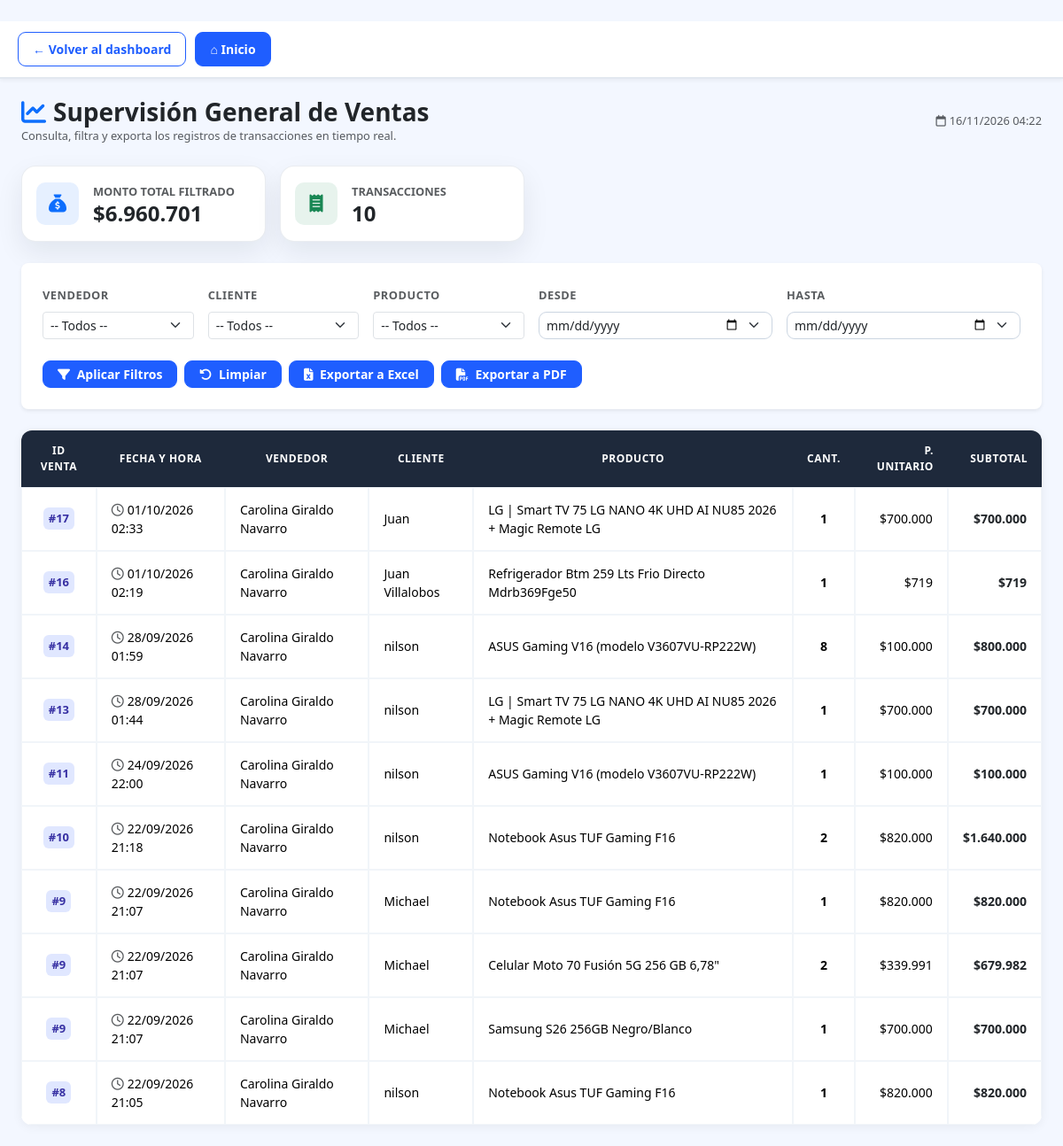
/Supervisor/supervisar_ventas.php (signed in), run on the app's committed database.
### tables this page shows
CREATE TABLE `Ventas` (
  `id_ventas` int(11) NOT NULL,
  `id_funcionario` int(11) DEFAULT NULL,
  `id_cliente` int(11) DEFAULT NULL,
  `id_medio_pago` int(11) DEFAULT NULL,
  `total_venta` decimal(10,2) NOT NULL,
  `fecha_hora` datetime NOT NULL DEFAULT current_timestamp(),
  `ip_origen` varchar(45) DEFAULT NULL,
  `logs_seguridad` text DEFAULT NULL
);

CREATE TABLE `Clientes` (
  `id_cliente` int(11) NOT NULL,
  `nombre` varchar(45) NOT NULL,
  `apellidos` varchar(45) NOT NULL,
  `rut` varchar(13) NOT NULL,
  `correo` varchar(45) NOT NULL,
  `telefono` varchar(45) NOT NULL,
  `clave` varchar(255) NOT NULL
);

CREATE TABLE `Productos` (
  `id_producto` int(11) NOT NULL,
  `id_categorias` int(11) NOT NULL,
  `nombre` varchar(255) NOT NULL,
  `descripcion` text NOT NULL,
  `precio` int(11) NOT NULL,
  `stock` int(11) NOT NULL,
  `imagen` varchar(255) DEFAULT NULL,
  `codigo` varchar(50) DEFAULT NULL,
  `activo` tinyint(1) NOT NULL DEFAULT 1
);

CREATE TABLE `Detalle_Ventas` (
  `id_detalle` int(11) NOT NULL,
  `id_ventas` int(11) NOT NULL,
  `id_producto` int(11) NOT NULL,
  `cantidad` int(11) NOT NULL,
  `precio_unitario` decimal(10,2) NOT NULL,
  `subtotal` decimal(10,2) NOT NULL
);

### Supervisor/supervisar_ventas.php (the view, shortened to what this page needs)
<?php
require_once __DIR__ . '/../funciones/navegacion.php';
$pdo = conectar();
$f_desde    =$_GET['fecha_desde'] ?? '';
$f_hasta    =$_GET['fecha_hasta'] ?? '';
$sql = "SELECT
            v.id_ventas,
            v.fecha_hora,
            CONCAT(f.nombre, ' ', f.apellido) AS vendedor,
            c.nombre AS cliente,
            p.nombre AS producto,
            dv.cantidad,
            dv.precio_unitario,
            dv.subtotal
        FROM Ventas v
        INNER JOIN funcionarios f ON v.id_funcionario = f.id_funcionario
        INNER JOIN Clientes c ON v.id_cliente = c.id_cliente
        INNER JOIN Detalle_Ventas dv ON v.id_ventas = dv.id_ventas
        INNER JOIN Productos p ON dv.id_producto = p.id_producto
        WHERE 1=1";
$params = [];
$sql .= " ORDER BY v.fecha_hora DESC";
$stmt = $pdo->prepare($sql);
$stmt->execute($params);
$ventas =$stmt->fetchAll();
$total_registros = count($ventas);
$suma_monto_total = array_sum(array_column($ventas, 'subtotal'));
?>
<!DOCTYPE html>
<html lang="es">
<head>
    <link href="https://cdn.jsdelivr.net/npm/bootstrap@5.3.2/dist/css/bootstrap.min.css" rel="stylesheet">
    <link href="https://cdnjs.cloudflare.com/ajax/libs/font-awesome/6.4.2/css/all.min.css" rel="stylesheet">
    <link rel="stylesheet" href="../css/supervisor.css?v=1.0">
    <link rel="stylesheet" href="../css/navegacion.css">
    <link rel="stylesheet" href="../css/marketplus-theme.css?v=1">
</head>
<body class="py-4">
    <div class="container-fluid px-4" id="area-reporte">
        <div class="d-flex justify-content-between align-items-center mb-4">
            <div>
                <h3 class="fw-bold text-dark m-0"><i class="fa-solid fa-chart-line text-primary me-2"></i>Supervisión General de Ventas</h3>
                <p class="text-muted small mb-0">Consulta, filtra y exporta los registros de transacciones en tiempo real.</p>
            </div>
            <div class="text-end text-muted small">
                <span><i class="fa-regular fa-calendar me-1"></i><?= date('d/m/Y H:i') ?></span>
            </div>
        </div>
        <div class="row g-3 mb-4">
            <div class="col-md-6 col-lg-3">
                <div class="card card-kpi bg-white p-3">
                    <div class="d-flex align-items-center">
                        <div class="kpi-icon bg-primary bg-opacity-10 text-primary me-3">
                            <i class="fa-solid fa-sack-dollar"></i>
                        </div>
                        <div>
                            <span class="text-muted small fw-semibold text-uppercase">Monto Total Filtrado</span>
                            <h4 class="fw-bold text-dark mb-0">$<?= number_format($suma_monto_total, 0, ',', '.') ?></h4>
                        </div>
                    </div>
                </div>
            </div>
            <div class="col-md-6 col-lg-3">
                <div class="card card-kpi bg-white p-3">
                    <div class="d-flex align-items-center">
                        <div class="kpi-icon bg-success bg-opacity-10 text-success me-3">
                            <i class="fa-solid fa-receipt"></i>
                        </div>
                        <div>
                            <span class="text-muted small fw-semibold text-uppercase">Transacciones</span>
                            <h4 class="fw-bold text-dark mb-0"><?= $total_registros ?></h4>
                        </div>
                    </div>
                </div>
            </div>
        </div>
        <div class="card border-0 shadow-sm rounded-3 mb-4 no-print">
            <div class="card-body p-4">
                <form id="form-filtros" method="GET" action="supervisar_ventas.php">
                    <div class="row g-3">
                        <div class="col-md-4 col-lg-2">
                            <label class="form-label small fw-bold text-muted">VENDEDOR</label>
                            <select name="vendedor" class="form-select form-select-sm">
                                <option value="">-- Todos --</option>
                            </select>
                        </div>
                        <div class="col-md-4 col-lg-2">
                            <label class="form-label small fw-bold text-muted">CLIENTE</label>
                            <select name="cliente" class="form-select form-select-sm">
                                <option value="">-- Todos --</option>
                            </select>
                        </div>
                        <div class="col-md-4 col-lg-2">
                            <label class="form-label small fw-bold text-muted">PRODUCTO</label>
                            <select name="producto" class="form-select form-select-sm">
                                <option value="">-- Todos --</option>
                            </select>
                        </div>
                        <div class="col-md-6 col-lg-3">
                            <label class="form-label small fw-bold text-muted">DESDE</label>
                            <input type="date" name="fecha_desde" class="form-select form-select-sm" value="<?= htmlspecialchars($f_desde) ?>">
                        </div>
                        <div class="col-md-6 col-lg-3">
                            <label class="form-label small fw-bold text-muted">HASTA</label>
                            <input type="date" name="fecha_hasta" class="form-select form-select-sm" value="<?= htmlspecialchars($f_hasta) ?>">
                        </div>
                    </div>
                    <div class="d-flex gap-2 mt-4 flex-wrap">
                        <button type="submit" class="btn btn-primary btn-sm px-3 fw-semibold">
                            <i class="fa-solid fa-filter me-1"></i> Aplicar Filtros
                        </button>
                        <a href="supervisar_ventas.php" class="btn btn-outline-secondary btn-sm px-3 fw-semibold">
                            <i class="fa-solid fa-rotate-left me-1"></i> Limpiar
                        </a>
                        <a href="exportar_ventas.php?<?= http_build_query($_GET) ?>" class="btn btn-success btn-sm px-3 fw-semibold">
                            <i class="fa-solid fa-file-excel me-1"></i> Exportar a Excel
                        </a>
                        <button type="button" onclick="exportarPDF()" class="btn btn-danger btn-sm px-3 fw-semibold">
                            <i class="fa-solid fa-file-pdf me-1"></i> Exportar a PDF
                        </button>
                    </div>
                </form>
            </div>
        </div>
        <div class="table-responsive">
            <table class="table table-hover align-middle mb-0">
                <thead>
                    <tr>
                        <th class="text-center">ID Venta</th>
                        <th>Fecha y Hora</th>
                        <th>Vendedor</th>
                        <th>Cliente</th>
                        <th>Producto</th>
                        <th class="text-center">Cant.</th>
                        <th class="text-end">P. Unitario</th>
                        <th class="text-end">Subtotal</th>
                    </tr>
                </thead>
                <tbody>
                    <?php if (empty($ventas)): ?>
                        <tr>
                            <td colspan="8" class="text-center text-muted py-5">
                                <i class="fa-solid fa-folder-open fa-2x mb-2 d-block"></i>
                                No se encontraron registros de ventas con los filtros aplicados.
                            </td>
                        </tr>
                    <?php else: ?>
                        <?php foreach ($ventas as$row): ?>
                            <tr>
                                <td class="text-center"><span class="badge-id">#<?= $row['id_ventas'] ?></span></td>
                                <td><i class="fa-regular fa-clock text-muted me-1"></i><?= date('d/m/Y H:i', strtotime($row['fecha_hora'])) ?></td>
                                <td><?= htmlspecialchars($row['vendedor']) ?></td>
                                <td><?= htmlspecialchars($row['cliente']) ?></td>
                                <td><?= htmlspecialchars($row['producto']) ?></td>
                                <td class="text-center fw-semibold"><?= $row['cantidad'] ?></td>
                                <td class="text-end">$<?= number_format($row['precio_unitario'], 0, ',', '.') ?></td>
                                <td class="text-end fw-bold text-dark">$<?= number_format($row['subtotal'], 0, ',', '.') ?></td>
                            </tr>
                        <?php endforeach; ?>
                    <?php endif; ?>
                </tbody>
            </table>
        </div>
    </div>
</body>
</html>

### css/supervisor.css (style rules this page uses)
:root { --bg-body: #f4f6f9; --table-header-bg: #1e293b; --badge-id-bg: #e0e7ff; --badge-id-color: #3730a3; --shadow-sm: 0 2px 12px rgba(0, 0, 0, 0.06); }
body { background-color: var(--bg-body); font-family: 'Segoe UI', system-ui, -apple-system, sans-serif; }
.card-kpi { border: none; border-radius: 12px; box-shadow: var(--shadow-sm); transition: transform 0.2s ease, box-shadow 0.2s ease; }
.kpi-icon { width: 48px; height: 48px; border-radius: 10px; display: flex; align-items: center; justify-content: center; font-size: 20px; }
.table-responsive { border-radius: 12px; box-shadow: var(--shadow-sm); background: #ffffff; overflow: hidden; }
.table { margin-bottom: 0; }
.table th { background-color: var(--table-header-bg) !important; color: #ffffff !important; font-size: 12px; text-transform: uppercase; letter-spacing: 0.5px; padding: 14px 16px; border: none; vertical-align: middle; }
.table td { padding: 14px 16px; vertical-align: middle; font-size: 14px; border-color: #f1f5f9; }
.badge-id { background-color: var(--badge-id-bg); color: var(--badge-id-color); font-weight: 700; padding: 5px 10px; border-radius: 6px; font-size: 13px; display: inline-block; }
.form-label { letter-spacing: 0.5px; }
body { font-family: Arial, sans-serif; font-size: 11pt; }
table { border-collapse: collapse; width: 100%; }
th { background-color: #1e293b; color: #ffffff; font-weight: bold; padding: 10px; border: 1px solid #334155; text-align: center; font-size: 10pt; }
td { padding: 8px 10px; border: 1px solid #e2e8f0; vertical-align: middle; font-size: 10pt; }
.text-center { text-align: center; }
.badge-id { background-color: #e0e7ff; color: #3730a3; font-weight: bold; padding: 3px 6px; }

### css/marketplus-theme.css (style rules this page uses)
:root { --mp-primary: #1f5eff; --mp-primary-dark: #173fbf; --mp-secondary: #0f172a; --mp-accent: #14b8a6; --mp-background: #f3f7ff; --mp-surface: #ffffff; --mp-text: #0f172a; --mp-muted: #64748b; --mp-border: #e2e8f0; --mp-shadow: 0 12px 30px rgba(15, 23, 42, 0.08); }
html { scroll-behavior: smooth; }
body { background: var(--mp-background); color: var(--mp-text); font-family: "Segoe UI", Tahoma, Geneva, Verdana, sans-serif; }
h1, h2, h3, h4, h5, h6 { color: var(--mp-secondary); line-height: 1.25; }
a { transition: color 0.18s ease, background-color 0.18s ease, border-color 0.18s ease; }
.container-fluid { width: min(100%, 1480px); margin-left: auto; margin-right: auto; }
.card, .panel-card, .login-card, .module-card, .tarjeta-formulario, .card-container, .tabla-container, .export-card { border: 1px solid rgba(148, 163, 184, 0.2); border-radius: 16px; background-color: var(--mp-surface); box-shadow: var(--mp-shadow); }
.card, .panel-card { overflow: hidden; }
button, .btn, .btn-submit, .btn-primario, .mp-btn { border-radius: 9px; font-weight: 650; transition: background-color 0.18s ease, border-color 0.18s ease, box-shadow 0.18s ease, transform 0.18s ease; }
.btn, .btn-submit, .btn-primario, .btn-primary, .mp-btn-primary { background-color: var(--mp-primary); border-color: var(--mp-primary); color: #ffffff; }
input:not([type="checkbox"]):not([type="radio"]):not([type="submit"]), select, textarea { border: 1px solid #cbd5e1; border-radius: 9px; }
table { border-collapse: separate; border-spacing: 0; }
thead th { background-color: #eaf0ff; color: var(--mp-secondary); font-weight: 700; }
tbody tr:nth-child(even) { background-color: #f8faff; }
td, th { border-color: var(--mp-border); }
.table-wrap, .table-responsive, .table-scroll { max-width: 100%; overflow-x: auto; border-radius: 12px; }

### data on the page
ventas: id_ventas "17", fecha_hora "01/10/2026 02:33", vendedor "Carolina Giraldo Navarro", id_cliente.nombre "Juan", productos.nombre "LG | Smart TV 75 LG NANO 4K UHD AI NU85 2026 + Magic Remote LG", detalle_ventas.cantidad "1", detalle_ventas.precio_unitario "700.000", detalle_ventas.subtotal "700.000"
ventas: id_ventas "16", fecha_hora "01/10/2026 02:19", vendedor "Carolina Giraldo Navarro", id_cliente.nombre "Juan Villalobos", productos.nombre "Refrigerador Btm 259 Lts Frio Directo Mdrb369Fge50", detalle_ventas.cantidad "1", detalle_ventas.precio_unitario "719", detalle_ventas.subtotal "719"
ventas: id_ventas "14", fecha_hora "28/09/2026 01:59", vendedor "Carolina Giraldo Navarro", id_cliente.nombre "nilson", productos.nombre "ASUS Gaming V16 (modelo V3607VU-RP222W)", detalle_ventas.cantidad "8", detalle_ventas.precio_unitario "100.000", detalle_ventas.subtotal "800.000"
ventas: id_ventas "13", fecha_hora "28/09/2026 01:44", vendedor "Carolina Giraldo Navarro", id_cliente.nombre "nilson", productos.nombre "LG | Smart TV 75 LG NANO 4K UHD AI NU85 2026 + Magic Remote LG", detalle_ventas.cantidad "1", detalle_ventas.precio_unitario "700.000", detalle_ventas.subtotal "700.000"
ventas: id_ventas "11", fecha_hora "24/09/2026 22:00", vendedor "Carolina Giraldo Navarro", id_cliente.nombre "nilson", productos.nombre "ASUS Gaming V16 (modelo V3607VU-RP222W)", detalle_ventas.cantidad "1", detalle_ventas.precio_unitario "100.000", detalle_ventas.subtotal "100.000"
ventas: id_ventas "10", fecha_hora "22/09/2026 21:18", vendedor "Carolina Giraldo Navarro", id_cliente.nombre "nilson", productos.nombre "Notebook Asus TUF Gaming F16", detalle_ventas.cantidad "2", detalle_ventas.precio_unitario "820.000", detalle_ventas.subtotal "1.640.000"
ventas: id_ventas "9", fecha_hora "22/09/2026 21:07", vendedor "Carolina Giraldo Navarro", id_cliente.nombre "Michael", productos.nombre "Notebook Asus TUF Gaming F16", detalle_ventas.cantidad "1", detalle_ventas.precio_unitario "820.000", detalle_ventas.subtotal "820.000", productos.nombre "Celular Moto 70 Fusión 5G 256 GB 6,78\"", detalle_ventas.cantidad "2", detalle_ventas.precio_unitario "339.991", detalle_ventas.subtotal "679.982", productos.nombre "Samsung S26 256GB Negro/Blanco", detalle_ventas.precio_unitario "700.000", detalle_ventas.subtotal "700.000"
ventas: id_ventas "8", fecha_hora "22/09/2026 21:05", vendedor "Carolina Giraldo Navarro", id_cliente.nombre "nilson", productos.nombre "Notebook Asus TUF Gaming F16", detalle_ventas.cantidad "1", detalle_ventas.precio_unitario "820.000", detalle_ventas.subtotal "820.000"

### other printed values
$suma_monto_total "6.960.701"
$total_registros "10"
